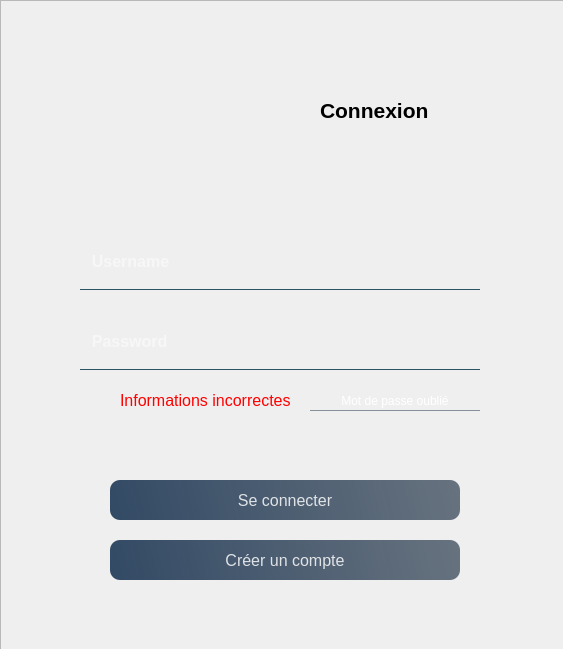
<?xml version="1.0" encoding="UTF-8"?>
<ui version="4.0">
 <class>Form</class>
 <widget class="QWidget" name="Form">
  <property name="geometry">
   <rect>
    <x>0</x>
    <y>0</y>
    <width>563</width>
    <height>649</height>
   </rect>
  </property>
  <property name="windowTitle">
   <string>Form</string>
  </property>
  <widget class="QFrame" name="frame">
   <property name="geometry">
    <rect>
     <x>0</x>
     <y>0</y>
     <width>570</width>
     <height>670</height>
    </rect>
   </property>
   <property name="styleSheet">
    <string notr="true">QPushButton#boutonSeConnecter{	
	background-color: qlineargradient(spread:pad, x1:0, y1:0.505682, x2:1, y2:0.477, stop:0 rgba(20, 47, 78, 219), stop:1 rgba(85, 98, 112, 226));
	color:rgba(255, 255, 255, 210);
	border-radius:10px;
}
QPushButton#boutonSeConnecter:hover{	
	background-color: qlineargradient(spread:pad, x1:0, y1:0.505682, x2:1, y2:0.477, stop:0 rgba(40, 67, 98, 219), stop:1 rgba(105, 118, 132, 226));
}
QPushButton#boutonSeConnecter:pressed{	
	padding-left:5px;
	padding-top:5px;
	background-color:(255, 255, 255, 210);
}


QPushButton#boutonCreerCompte{	
	background-color: qlineargradient(spread:pad, x1:0, y1:0.505682, x2:1, y2:0.477, stop:0 rgba(20, 47, 78, 219), stop:1 rgba(85, 98, 112, 226));
	color:rgba(255, 255, 255, 210);
	border-radius:10px;
}
QPushButton#boutonCreerCompte:hover{	
	background-color: qlineargradient(spread:pad, x1:0, y1:0.505682, x2:1, y2:0.477, stop:0 rgba(40, 67, 98, 219), stop:1 rgba(105, 118, 132, 226));
}
QPushButton#boutonCreerCompte:pressed{	
	padding-left:5px;
	padding-top:5px;
	background-color:rgba(105, 118, 132, 200);
}

QPushButton#boutonMotDePasseOublie{	

	color: #FFFFFF;
	border:1px solid rgba(0, 0, 0, 0);
	border-bottom-color: rgba(105, 118, 132, 200);
}


</string>
   </property>
   <property name="frameShape">
    <enum>QFrame::StyledPanel</enum>
   </property>
   <property name="frameShadow">
    <enum>QFrame::Raised</enum>
   </property>
   <widget class="QLabel" name="fond">
    <property name="geometry">
     <rect>
      <x>10</x>
      <y>10</y>
      <width>550</width>
      <height>650</height>
     </rect>
    </property>
    <property name="styleSheet">
     <string notr="true">border-radius : 20px;
background-image: url(:/images/Fond/fondA.png);</string>
    </property>
    <property name="text">
     <string/>
    </property>
   </widget>
   <widget class="QPushButton" name="boutonSeConnecter">
    <property name="geometry">
     <rect>
      <x>110</x>
      <y>480</y>
      <width>350</width>
      <height>40</height>
     </rect>
    </property>
    <property name="font">
     <font>
      <pointsize>12</pointsize>
     </font>
    </property>
    <property name="text">
     <string>Se connecter</string>
    </property>
   </widget>
   <widget class="QPushButton" name="boutonCreerCompte">
    <property name="geometry">
     <rect>
      <x>110</x>
      <y>540</y>
      <width>350</width>
      <height>40</height>
     </rect>
    </property>
    <property name="font">
     <font>
      <pointsize>12</pointsize>
     </font>
    </property>
    <property name="text">
     <string>Créer un compte</string>
    </property>
   </widget>
   <widget class="QPushButton" name="boutonMotDePasseOublie">
    <property name="geometry">
     <rect>
      <x>310</x>
      <y>390</y>
      <width>170</width>
      <height>21</height>
     </rect>
    </property>
    <property name="font">
     <font>
      <pointsize>9</pointsize>
     </font>
    </property>
    <property name="styleSheet">
     <string notr="true"/>
    </property>
    <property name="text">
     <string>Mot de passe oublié</string>
    </property>
   </widget>
   <widget class="QLabel" name="connexion">
    <property name="geometry">
     <rect>
      <x>320</x>
      <y>80</y>
      <width>200</width>
      <height>60</height>
     </rect>
    </property>
    <property name="font">
     <font>
      <pointsize>16</pointsize>
      <weight>75</weight>
      <bold>true</bold>
     </font>
    </property>
    <property name="text">
     <string>Connexion</string>
    </property>
   </widget>
   <widget class="QLineEdit" name="username">
    <property name="geometry">
     <rect>
      <x>80</x>
      <y>240</y>
      <width>400</width>
      <height>50</height>
     </rect>
    </property>
    <property name="font">
     <font>
      <pointsize>12</pointsize>
      <weight>75</weight>
      <bold>true</bold>
     </font>
    </property>
    <property name="styleSheet">
     <string notr="true">background-color:rgba(0, 0, 0, 0);
border:1px solid rgba(0, 0, 0, 0);
border-bottom-color:rgba(46, 82, 101, 255);
color:rgb(255, 255, 255);
font-weight: bold;
padding-bottom:7px</string>
    </property>
    <property name="placeholderText">
     <string>  Username</string>
    </property>
   </widget>
   <widget class="QLineEdit" name="password">
    <property name="geometry">
     <rect>
      <x>80</x>
      <y>320</y>
      <width>400</width>
      <height>50</height>
     </rect>
    </property>
    <property name="font">
     <font>
      <pointsize>12</pointsize>
      <weight>75</weight>
      <bold>true</bold>
     </font>
    </property>
    <property name="styleSheet">
     <string notr="true">background-color:rgba(0, 0, 0, 0);
border:1px solid rgba(0, 0, 0, 0);
border-bottom-color:rgba(46, 82, 101, 255);
color:rgb(255, 255, 255);
padding-bottom:7px;
font-weight: bold;</string>
    </property>
    <property name="echoMode">
     <enum>QLineEdit::Password</enum>
    </property>
    <property name="placeholderText">
     <string>  Password</string>
    </property>
   </widget>
   <widget class="QLabel" name="image">
    <property name="geometry">
     <rect>
      <x>100</x>
      <y>40</y>
      <width>150</width>
      <height>150</height>
     </rect>
    </property>
    <property name="styleSheet">
     <string notr="true">background-image: url(:/images/Fond/compte.png);</string>
    </property>
    <property name="text">
     <string/>
    </property>
   </widget>
   <widget class="QLabel" name="information">
    <property name="geometry">
     <rect>
      <x>120</x>
      <y>390</y>
      <width>180</width>
      <height>20</height>
     </rect>
    </property>
    <property name="styleSheet">
     <string notr="true">color: red;
font-size: 16px</string>
    </property>
    <property name="text">
     <string>Informations incorrectes</string>
    </property>
   </widget>
   <widget class="QLabel" name="label_2">
    <property name="geometry">
     <rect>
      <x>93</x>
      <y>390</y>
      <width>21</width>
      <height>21</height>
     </rect>
    </property>
    <property name="styleSheet">
     <string notr="true">background-image: url(:/images/Fond/attention.png);</string>
    </property>
    <property name="text">
     <string/>
    </property>
   </widget>
  </widget>
 </widget>
 <resources>
  <include location="resLogin.qrc"/>
 </resources>
 <connections/>
</ui>
